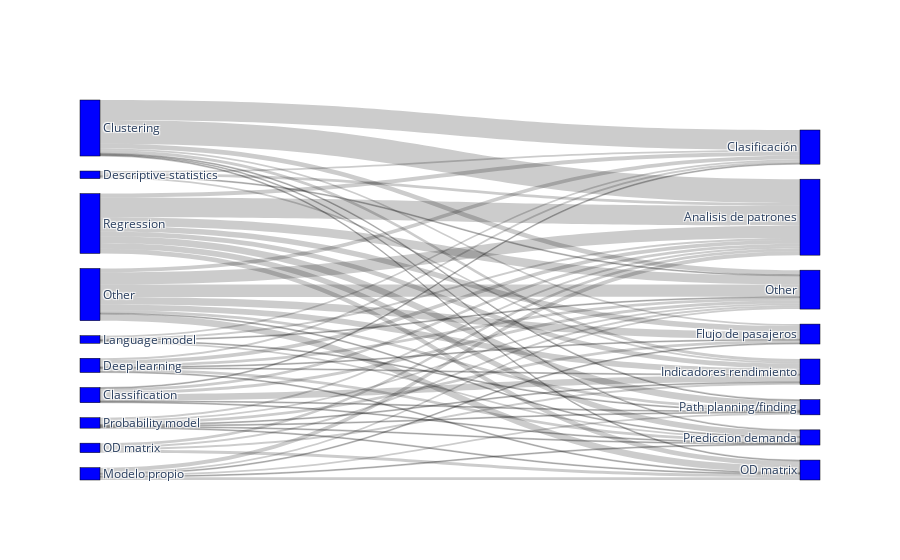

The notebook cell this image was saved under:
### Code cell
aggregated_table = (
    data[columns]
    .groupby(["Model", "Model type", "Analysis type"])[["ID"]]
    .nunique()
    .groupby(["Model type", "Analysis type"])[["ID"]]
    .sum()
    .sort_values(by="ID")
).reset_index()

label1 = sorted(list(sets_dict["Model type"]))
label1.append("Other")
label2 = sorted(set(data["Analysis type"].tolist()))

source = []
target = []
value = []


for row in aggregated_table.iterrows():
    source.append(label1.index(row[1]["Model type"]))
    target.append(label2.index(row[1]["Analysis type"]) + len(label1))
    value.append(row[1]["ID"])

fig = go.Figure(
    data=[
        go.Sankey(
            node=dict(
                pad=15,
                thickness=20,
                line=dict(color="black", width=0.5),
                label=label1 + label2,
                color="blue",
            ),
            link=dict(
                source=source,  # indices correspond to labels, eg A1, A2, A1, B1, ...
                target=target,
                value=value,
            ),
        )
    ]
)

#fig.update_layout(title_text="Basic Sankey Diagram")
fig.write_image("img/models_sankey.pdf")
fig.show()

### Figure 1 — Plotly figure (JSON) as saved in the notebook; plotly's stock layout.template omitted (floating-point values rounded to 4 significant figures)
{"data": [{"link": {"source": [2, 2, 2, 4, 4, 4, 5, 5, 6, 17, 19, 17, 5, 24, 33, 19, 24, 24, 24, 17, 17, 24, 21, 21, 19, 19, 17, 6, 24, 6, 4, 5, 24, 4, 2, 5, 21, 33, 6, 5, 2, 19, 21, 33, 19, 5, 26, 4, 26, 26, 26, 33, 26, 26, 2, 33, 33, 26, 33, 33, 26, 4, 4], "target": [35, 40, 41, 38, 40, 41, 37, 36, 39, 39, 36, 40, 38, 37, 41, 41, 38, 40, 41, 34, 35, 34, 37, 39, 39, 40, 41, 35, 39, 37, 36, 35, 36, 37, 39, 41, 38, 40, 34, 39, 34, 38, 34, 35, 34, 34, 35, 39, 37, 38, 41, 37, 36, 40, 37, 38, 36, 39, 39, 34, 34, 35, 34], "value": [1, 1, 1, 1, 1, 1, 1, 1, 1, 1, 1, 1, 1, 1, 1, 1, 1, 1, 1, 2, 2, 2, 2, 2, 2, 2, 2, 2, 2, 2, 2, 2, 3, 3, 3, 3, 3, 3, 3, 3, 3, 3, 3, 4, 4, 4, 4, 5, 5, 5, 6, 6, 6, 7, 7, 7, 8, 9, 13, 13, 21, 21, 25]}, "node": {"color": "blue", "label": ["Algebraic model", "Anomaly detection", "Classification", "Classifictaion", "Clustering", "Deep learning", "Descriptive statistics", "Dimensionality reduction", "Economical model", "Error correction model", "Feature selection", "Forecasting", "Game theory", "Genetic algorithm", "Genetic algorithms", "Graph model", "Gravity-based model", "Language model", "Modelo Propio", "Modelo propio", "Neural networks", "OD matrix", "Optimization", "Panel analysis", "Probability model", "Ranking algorithm", "Regression", "Stochastic mode", "Stochastic model", "Time series analysis", "Trip chaining model", "Trip destinaton model", "Trip-chaining model", "Other", "Analisis de patrones", "Clasificación", "Flujo de pasajeros", "Indicadores rendimiento", "OD matrix", "Other", "Path planning/finding", "Prediccion demanda"], "line": {"color": "black", "width": 0.5}, "pad": 15, "thickness": 20}, "type": "sankey"}], "layout": {}}
